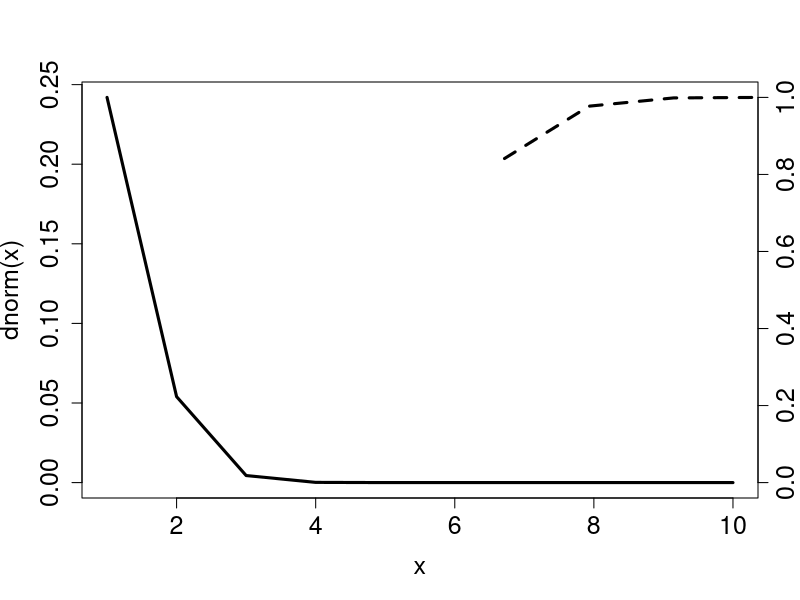
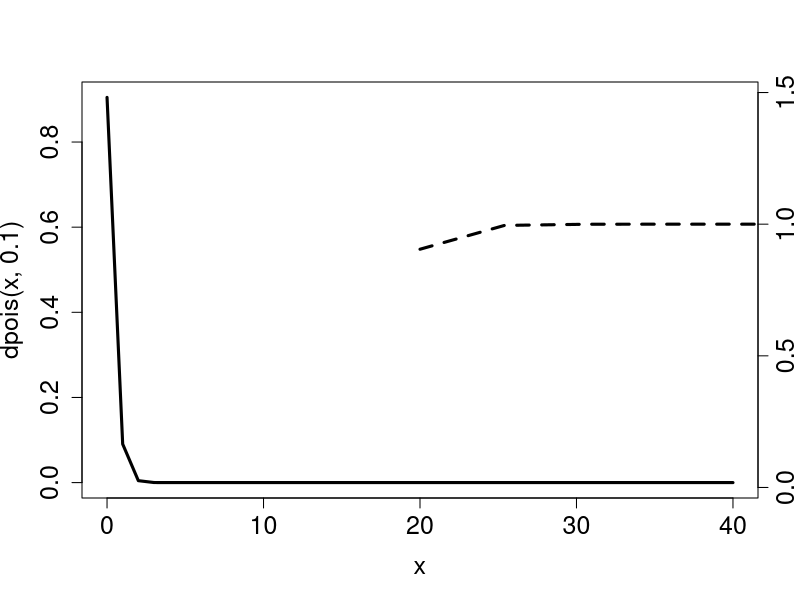

Write the R code that produced these figures, in order.
# uwaga sa 2 wersje. 1 z okreslona liczba argumentow, 2. z nieokreslona 

x <- c(1:10)
y <- c(2,3,7,10,11)
z <- c(1,2,3,6,8,10,12,15)

sumaSymetryczna <- function(x,y,z) {
  # sprawidzic czy x jest w nieparzystej ilosci zbiorach
  # zrobic zbrior ze wszystkimi zmiennymi
  # przeiterowac po niej i sprawidzic czy nalezyc do nieparzytej ilosci zbiorow, 
  #jesli tak to dodac do wynikowego zbioru
  wynik = c()
  wszystkieElementy = union(x,union(y,z))
  for(i in 1:length(wszystkieElementy)) {
    occurences = sum(x == i) + sum(y == i) + sum(z == i)
    if(occurences %% 2 == 1) {
      print("dodaje")
      print(i)
      wynik <- c(wynik, i)
    }
  }
  print(wynik)
  return(wynik) 
}
sumaSymetryczna(x,y,z)



sumaSymetrycznaNEW <- function(...) {
  arguments <- list(...) # turn them into a list
  wszystkieElementy = c()
  
  for(arg in arguments ) {
    wszystkieElementy <- union(wszystkieElementy, arg)
  }
  
  print(wszystkieElementy)
  
  wynik = c()
  for(i in wszystkieElementy) {
    print(i)
    occurences = 0
    for(arg in arguments ) {
      occurences =  occurences + sum(arg == i)
    }
    
    if(occurences %% 2 == 1) {
      wynik <- c(wynik, i)
    }
  }

  return(wynik) 
}
sumaSymetrycznaNEW(x,y,z)

plot(x,dnorm(x),type = "l",lwd=3, cex.axis=1.5,cex.lab=1.5)
par(usr=c(-4,4,-0.04,1.04))
lines(x,pnorm(x),lty=2,lwd=3,cex.axis=1.5,cex.lab=1.5)
axis(side = 4, cex.axis=1.5,cex.lab=1.5)
mtext(side = 4, "pnorm()",line = 2.5,cex.axis=1.5,cex=1.5)


x <- seq(0,40)
plot(x,dpois(x,0.1),type = "l",lwd=3, cex.axis=1.5,cex.lab=1.5)
par(usr=c(-4,4,-0.04,1.54))
lines(x,ppois(x,0.1),lty=2,lwd=3,cex.axis=1.5,cex.lab=1.5)
axis(side = 4, cex.axis=1.5,cex.lab=1.5)
mtext(side = 4, "pnorm()",line = 2.5,cex.axis=1.5,cex=1.5)